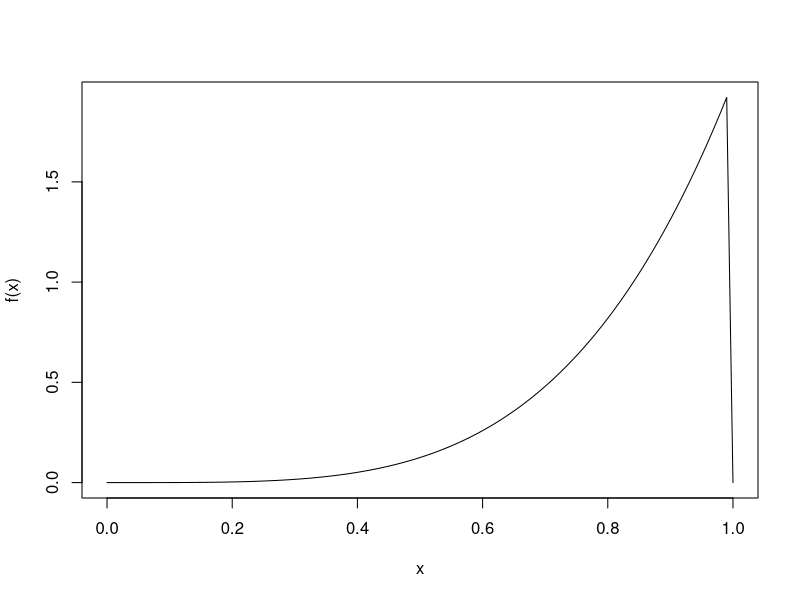
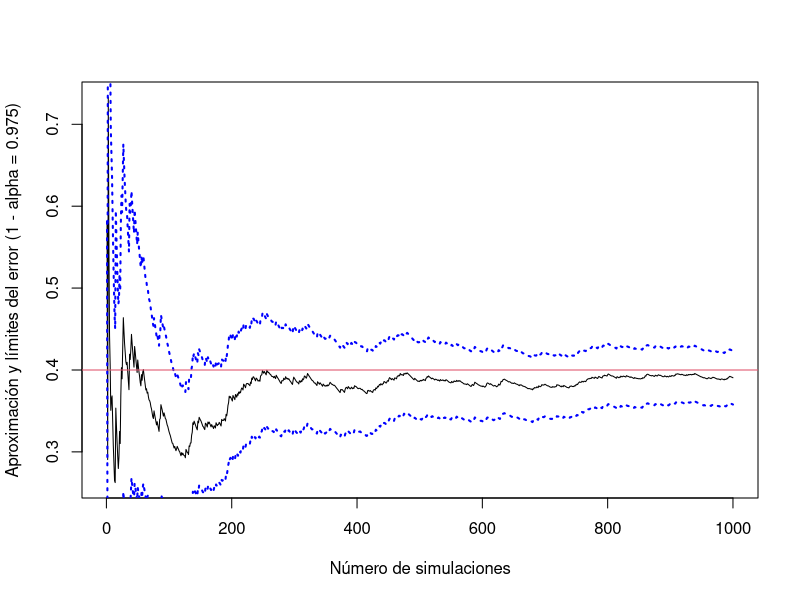

The R source for these figures, in order:
f <- function(x) {
    2 * x^4 * (x > 0 & x < 1)
}

curve(f, 0, 1)

N <- 1000
x <- runif(N) # x1, ...., xn
f_x <- sapply(x, f) # f(x1), ..., f(xn)
mean(f_x)

# Calcular la media y su error
estimacion <- cumsum(f_x) / (1:N)
error <- sqrt(cumsum((f_x - estimacion)^2)) / (1:N)

# Gráfico
png(file = "./error.png", width = 900, height = 700)
plot(1:N, estimacion,
    type = "l",
    ylab = "Aproximación y límites del error (1 - alpha = 0.975)",
    xlab = "Número de simulaciones",
)
z <- qnorm(0.025, lower.tail = FALSE)
lines(estimacion - z * error, col = "blue", lwd = 2, lty = 3)
lines(estimacion + z * error, col = "blue", lwd = 2, lty = 3)
abline(h = 0.4, col = 2)
dev.off()
